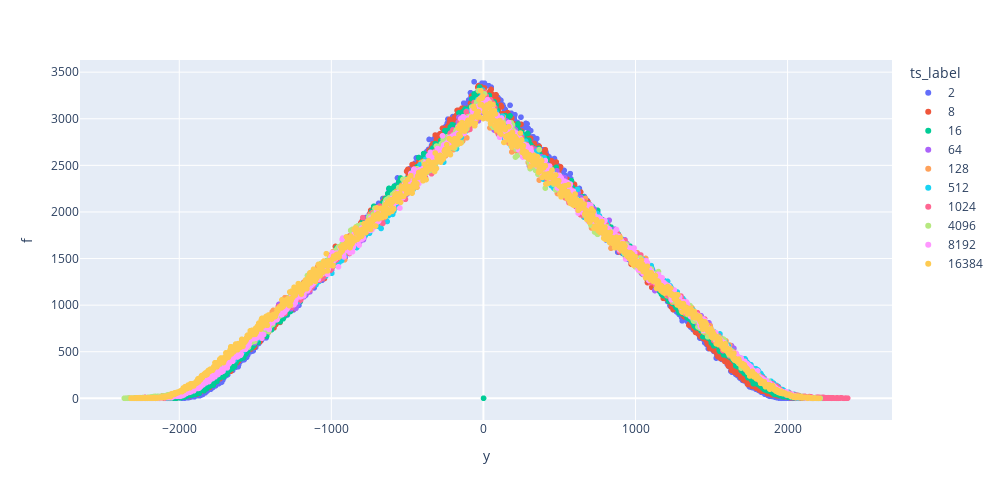

Here is the notebook cell this chart was saved with:
### Code cell
DF_F['ts_label'] = [f'{ts}' for ts in DF_F['ts']]
fig = px.scatter(DF_F, x='y', y='f', color='ts_label', width=1000, height=500)
fig.show()

### Figure 1 — Plotly figure (JSON) as saved in the notebook; plotly's stock layout.template omitted (floating-point values rounded to 4 significant figures; data arrays with more than 128 entries replaced by an {"elided": "..."} marker saying what was removed)
{"data": [{"hovertemplate": "ts_label=2<br>y=%{x}<br>f=%{y}<extra></extra>", "legendgroup": "2", "marker": {"color": "#636efa", "symbol": "circle"}, "mode": "markers", "name": "2", "showlegend": true, "type": "scattergl", "x": {"elided": "1036 int values"}, "xaxis": "x", "y": {"elided": "1036 int values"}, "yaxis": "y"}, {"hovertemplate": "ts_label=8<br>y=%{x}<br>f=%{y}<extra></extra>", "legendgroup": "8", "marker": {"color": "#EF553B", "symbol": "circle"}, "mode": "markers", "name": "8", "showlegend": true, "type": "scattergl", "x": {"elided": "1078 int values"}, "xaxis": "x", "y": {"elided": "1078 int values"}, "yaxis": "y"}, {"hovertemplate": "ts_label=16<br>y=%{x}<br>f=%{y}<extra></extra>", "legendgroup": "16", "marker": {"color": "#00cc96", "symbol": "circle"}, "mode": "markers", "name": "16", "showlegend": true, "type": "scattergl", "x": {"elided": "1077 int values"}, "xaxis": "x", "y": {"elided": "1077 int values"}, "yaxis": "y"}, {"hovertemplate": "ts_label=64<br>y=%{x}<br>f=%{y}<extra></extra>", "legendgroup": "64", "marker": {"color": "#ab63fa", "symbol": "circle"}, "mode": "markers", "name": "64", "showlegend": true, "type": "scattergl", "x": {"elided": "1108 int values"}, "xaxis": "x", "y": {"elided": "1108 int values"}, "yaxis": "y"}, {"hovertemplate": "ts_label=128<br>y=%{x}<br>f=%{y}<extra></extra>", "legendgroup": "128", "marker": {"color": "#FFA15A", "symbol": "circle"}, "mode": "markers", "name": "128", "showlegend": true, "type": "scattergl", "x": {"elided": "1165 int values"}, "xaxis": "x", "y": {"elided": "1165 int values"}, "yaxis": "y"}, {"hovertemplate": "ts_label=512<br>y=%{x}<br>f=%{y}<extra></extra>", "legendgroup": "512", "marker": {"color": "#19d3f3", "symbol": "circle"}, "mode": "markers", "name": "512", "showlegend": true, "type": "scattergl", "x": {"elided": "1120 int values"}, "xaxis": "x", "y": {"elided": "1120 int values"}, "yaxis": "y"}, {"hovertemplate": "ts_label=1024<br>y=%{x}<br>f=%{y}<extra></extra>", "legendgroup": "1024", "marker": {"color": "#FF6692", "symbol": "circle"}, "mode": "markers", "name": "1024", "showlegend": true, "type": "scattergl", "x": {"elided": "1166 int values"}, "xaxis": "x", "y": {"elided": "1166 int values"}, "yaxis": "y"}, {"hovertemplate": "ts_label=4096<br>y=%{x}<br>f=%{y}<extra></extra>", "legendgroup": "4096", "marker": {"color": "#B6E880", "symbol": "circle"}, "mode": "markers", "name": "4096", "showlegend": true, "type": "scattergl", "x": {"elided": "1138 int values"}, "xaxis": "x", "y": {"elided": "1138 int values"}, "yaxis": "y"}, {"hovertemplate": "ts_label=8192<br>y=%{x}<br>f=%{y}<extra></extra>", "legendgroup": "8192", "marker": {"color": "#FF97FF", "symbol": "circle"}, "mode": "markers", "name": "8192", "showlegend": true, "type": "scattergl", "x": {"elided": "1107 int values"}, "xaxis": "x", "y": {"elided": "1107 int values"}, "yaxis": "y"}, {"hovertemplate": "ts_label=16384<br>y=%{x}<br>f=%{y}<extra></extra>", "legendgroup": "16384", "marker": {"color": "#FECB52", "symbol": "circle"}, "mode": "markers", "name": "16384", "showlegend": true, "type": "scattergl", "x": {"elided": "1125 int values"}, "xaxis": "x", "y": {"elided": "1125 int values"}, "yaxis": "y"}], "layout": {"height": 500, "legend": {"title": {"text": "ts_label"}, "tracegroupgap": 0}, "margin": {"t": 60}, "width": 1000, "xaxis": {"anchor": "y", "domain": [0, 1], "title": {"text": "y"}}, "yaxis": {"anchor": "x", "domain": [0, 1], "title": {"text": "f"}}}}
